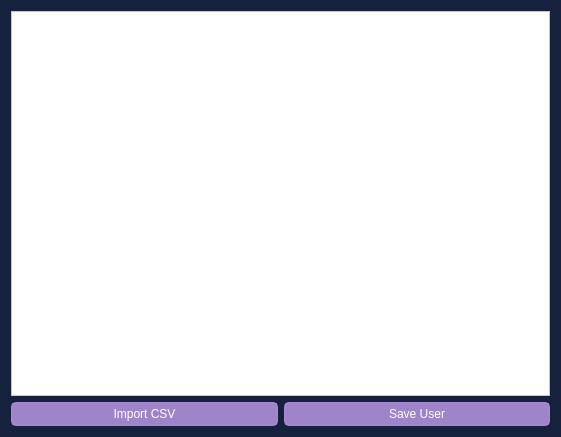
<?xml version="1.0" encoding="UTF-8"?>
<ui version="4.0">
 <class>add_users</class>
 <widget class="QDialog" name="add_users">
  <property name="geometry">
   <rect>
    <x>0</x>
    <y>0</y>
    <width>561</width>
    <height>437</height>
   </rect>
  </property>
  <property name="windowTitle">
   <string>Add Users</string>
  </property>
  <property name="windowIcon">
   <iconset>
    <normaloff>images/facebook (3).png</normaloff>images/facebook (3).png</iconset>
  </property>
  <property name="styleSheet">
   <string notr="true">background:rgb(22, 33, 62)</string>
  </property>
  <layout class="QVBoxLayout" name="verticalLayout">
   <item>
    <widget class="QPlainTextEdit" name="users_names_txt">
     <property name="styleSheet">
      <string notr="true">background:white;</string>
     </property>
    </widget>
   </item>
   <item>
    <widget class="QWidget" name="buttons_wgt" native="true">
     <layout class="QHBoxLayout" name="horizontalLayout">
      <property name="leftMargin">
       <number>0</number>
      </property>
      <property name="topMargin">
       <number>0</number>
      </property>
      <property name="rightMargin">
       <number>0</number>
      </property>
      <property name="bottomMargin">
       <number>0</number>
      </property>
      <item>
       <widget class="QPushButton" name="import_btn">
        <property name="cursor">
         <cursorShape>PointingHandCursor</cursorShape>
        </property>
        <property name="styleSheet">
         <string notr="true">QPushButton { 
	background:rgb(160, 132, 202); 
	color:white;
	border: 2px solid rgb(164, 136, 207);
  	border-radius: 5px;
	height:20px;
	width:50px;
 }
QPushButton:hover { 
	background:rgb(164, 136, 207);
border: 2px solid rgb(160, 132, 202);
  	border-radius: 5px;
}</string>
        </property>
        <property name="text">
         <string>Import CSV</string>
        </property>
        <property name="icon">
         <iconset>
          <normaloff>images/import.png</normaloff>images/import.png</iconset>
        </property>
       </widget>
      </item>
      <item>
       <widget class="QPushButton" name="save_btn">
        <property name="cursor">
         <cursorShape>PointingHandCursor</cursorShape>
        </property>
        <property name="styleSheet">
         <string notr="true">QPushButton { 
	background:rgb(160, 132, 202); 
	color:white;
	border: 2px solid rgb(164, 136, 207);
  	border-radius: 5px;
	height:20px;
	width:50px;
 }
QPushButton:hover { 
	background:rgb(164, 136, 207);
border: 2px solid rgb(160, 132, 202);
  	border-radius: 5px;
}</string>
        </property>
        <property name="text">
         <string>Save User</string>
        </property>
        <property name="icon">
         <iconset>
          <normaloff>images/diskette.png</normaloff>images/diskette.png</iconset>
        </property>
       </widget>
      </item>
     </layout>
    </widget>
   </item>
  </layout>
 </widget>
 <resources/>
 <connections/>
</ui>
